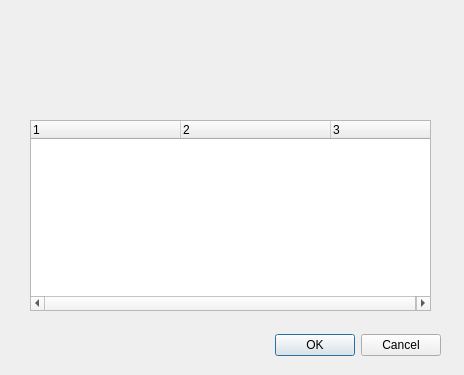
<?xml version="1.0" encoding="UTF-8"?>
<ui version="4.0">
 <class>UpstreamDownstreamDialogBase</class>
 <widget class="QDialog" name="UpstreamDownstreamDialogBase">
  <property name="geometry">
   <rect>
    <x>0</x>
    <y>0</y>
    <width>464</width>
    <height>375</height>
   </rect>
  </property>
  <property name="windowTitle">
   <string>Upstream Downstream</string>
  </property>
  <widget class="QDialogButtonBox" name="button_box">
   <property name="geometry">
    <rect>
     <x>100</x>
     <y>330</y>
     <width>341</width>
     <height>31</height>
    </rect>
   </property>
   <property name="orientation">
    <enum>Qt::Horizontal</enum>
   </property>
   <property name="standardButtons">
    <set>QDialogButtonBox::Cancel|QDialogButtonBox::Ok</set>
   </property>
  </widget>
  <widget class="QLabel" name="label">
   <property name="geometry">
    <rect>
     <x>30</x>
     <y>20</y>
     <width>311</width>
     <height>16</height>
    </rect>
   </property>
   <property name="text">
    <string/>
   </property>
  </widget>
  <widget class="QLabel" name="label_2">
   <property name="geometry">
    <rect>
     <x>30</x>
     <y>50</y>
     <width>271</width>
     <height>16</height>
    </rect>
   </property>
   <property name="text">
    <string/>
   </property>
  </widget>
  <widget class="QLabel" name="label_3">
   <property name="geometry">
    <rect>
     <x>30</x>
     <y>80</y>
     <width>271</width>
     <height>16</height>
    </rect>
   </property>
   <property name="text">
    <string/>
   </property>
  </widget>
  <widget class="QTreeWidget" name="treeWidget">
   <property name="geometry">
    <rect>
     <x>30</x>
     <y>120</y>
     <width>401</width>
     <height>191</height>
    </rect>
   </property>
   <property name="selectionMode">
    <enum>QAbstractItemView::MultiSelection</enum>
   </property>
   <property name="columnCount">
    <number>3</number>
   </property>
   <attribute name="headerDefaultSectionSize">
    <number>150</number>
   </attribute>
   <column>
    <property name="text">
     <string notr="true">1</string>
    </property>
   </column>
   <column>
    <property name="text">
     <string notr="true">2</string>
    </property>
   </column>
   <column>
    <property name="text">
     <string notr="true">3</string>
    </property>
   </column>
  </widget>
 </widget>
 <resources/>
 <connections>
  <connection>
   <sender>button_box</sender>
   <signal>accepted()</signal>
   <receiver>UpstreamDownstreamDialogBase</receiver>
   <slot>accept()</slot>
   <hints>
    <hint type="sourcelabel">
     <x>20</x>
     <y>20</y>
    </hint>
    <hint type="destinationlabel">
     <x>20</x>
     <y>20</y>
    </hint>
   </hints>
  </connection>
  <connection>
   <sender>button_box</sender>
   <signal>rejected()</signal>
   <receiver>UpstreamDownstreamDialogBase</receiver>
   <slot>reject()</slot>
   <hints>
    <hint type="sourcelabel">
     <x>20</x>
     <y>20</y>
    </hint>
    <hint type="destinationlabel">
     <x>20</x>
     <y>20</y>
    </hint>
   </hints>
  </connection>
 </connections>
</ui>
